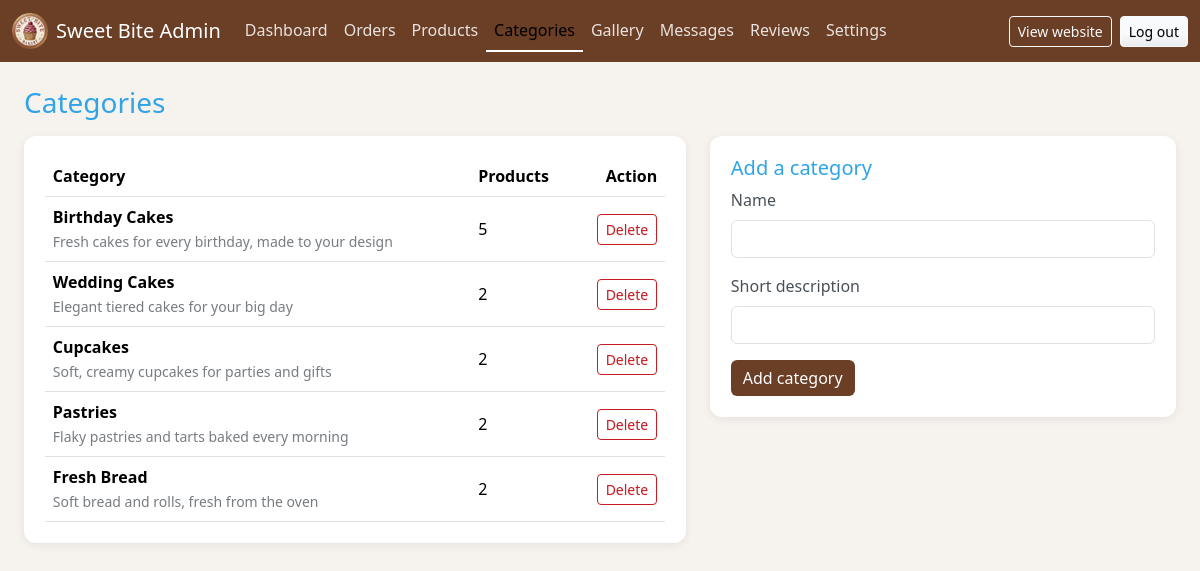
The app's page /admin/categories.php (signed in) with its own data.
### tables this page shows
CREATE TABLE categories (
    category_id   INT AUTO_INCREMENT PRIMARY KEY,
    category_name VARCHAR(80) NOT NULL,
    description   VARCHAR(255) NULL,
    display_order INT NOT NULL DEFAULT 0
);

### includes/db.php (called while the page is built, shortened)
<?php
function db(): PDO
{
    static $pdo = null;
    if ($pdo === null) {
        try {
            $pdo = new PDO(DB_DSN, DB_USER, DB_PASS, [
                PDO::ATTR_ERRMODE            => PDO::ERRMODE_EXCEPTION,
                PDO::ATTR_DEFAULT_FETCH_MODE => PDO::FETCH_ASSOC,
                PDO::ATTR_EMULATE_PREPARES   => false,
            ]);
        } catch (PDOException $e) {
            http_response_code(500);
            exit('Could not connect to the database. Please start MySQL in XAMPP and import database/sweetbite_db.sql.');
        }
    }
    return $pdo;
}

### includes/functions.php (called while the page is built, shortened)
<?php
require_once __DIR__ . '/db.php';
function e($value): string
{
    return htmlspecialchars((string) $value, ENT_QUOTES, 'UTF-8');
}
    ?>

### admin/categories.php (the view, shortened to what this page needs)
<?php
$categories = db()->query(
    'SELECT c.*, (SELECT COUNT(*) FROM products p WHERE p.category_id = c.category_id) AS total
     FROM categories c ORDER BY c.display_order'
)->fetchAll();
include __DIR__ . '/includes/header.php';
?>
<div class="row g-4">
    <div class="col-lg-7">
        <div class="admin-card">
            <table class="table align-middle mb-0">
                <thead><tr><th>Category</th><th>Products</th><th class="text-end">Action</th></tr></thead>
                <tbody>
                <?php foreach ($categories as $c): ?>
                    <tr>
                        <td><strong><?= e($c['category_name']) ?></strong><br><small class="text-muted"><?= e($c['description']) ?></small></td>
                        <td><?= (int) $c['total'] ?></td>
                        <td class="text-end">
                            <form method="post" data-confirm="Delete this category?">
                                <button class="btn btn-sm btn-outline-danger">Delete</button>
                            </form>
                        </td>
                    </tr>
                <?php endforeach; ?>
                </tbody>
            </table>
        </div>
    </div>
    <div class="col-lg-5">
        <form method="post" class="admin-card">
            <h2 class="h5">Add a category</h2>
            <div class="mb-3">
                <label class="form-label" for="category_name">Name</label>
                <input type="text" id="category_name" name="category_name" class="form-control" required>
            </div>
            <div class="mb-3">
                <label class="form-label" for="description">Short description</label>
                <input type="text" id="description" name="description" class="form-control">
            </div>
            <button class="btn btn-brand">Add category</button>
        </form>
    </div>
</div>
<?php include __DIR__ . '/includes/footer.php'; ?>

### assets/css/admin.css (style rules this page uses)
:root { --brown: #6b3e26; --pink: #c2185b; }
body { background: #f6f3ef; font-family: "Segoe UI", Roboto, "Helvetica Neue", Arial, sans-serif; }
.admin-card { background: #fff; border-radius: 12px; padding: 1.3rem; box-shadow: 0 2px 10px rgba(0, 0, 0, .07); }
.btn-brand { background: var(--brown); color: #fff; border: 0; }

### records on screen
categories: category_name "Birthday Cakes", description "Fresh cakes for every birthday, made to your design", total "5"
categories: category_name "Wedding Cakes", description "Elegant tiered cakes for your big day", total "2"
categories: category_name "Cupcakes", description "Soft, creamy cupcakes for parties and gifts", total "2"
categories: category_name "Pastries", description "Flaky pastries and tarts baked every morning", total "2"
categories: category_name "Fresh Bread", description "Soft bread and rolls, fresh from the oven", total "2"

### other values on screen
$label "Dashboard"
$label "Orders"
$label "Products"
$label "Categories"
$label "Gallery"
$label "Messages"
$label "Reviews"
$label "Settings"
$adminTitle "Categories"
